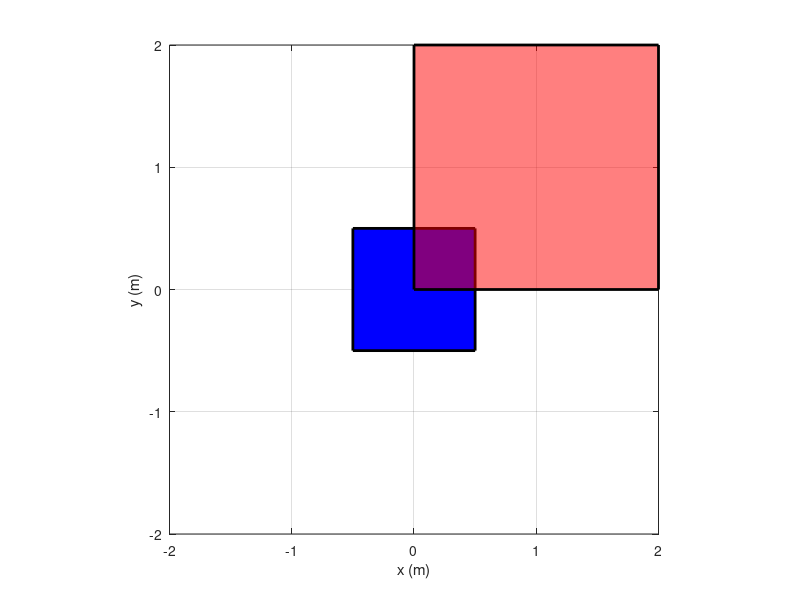

Reproduce this figure in MATLAB.
% squareplot.m
% plots a filled square

clear variables; close all; clc

unitSquare = 0.5 * [-1 1 1 -1 -1;
                    -1 -1 1 1 -1];

%plot(unitSquare(1, :), unitSquare(2, :), 'LineWidth', 2)
fill(unitSquare(1, :), unitSquare(2, :), 'b', 'LineWidth', 2);
hold on

xlabel('x (m)'); xlim([-2, 2]);
ylabel('y (m)'); ylim([-2, 2]);

grid on
axis equal

newSquare = 2 * unitSquare + [1; 1];
fill(newSquare(1, :), newSquare(2, :), 'r', 'LineWidth', 2, 'FaceAlpha', 0.5);